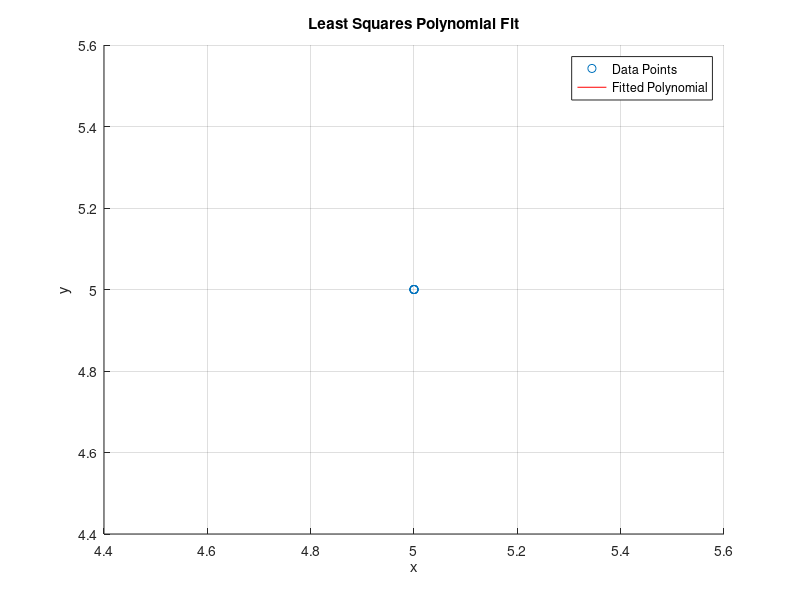

Reproduce this figure in MATLAB.
n = input('Enter the number of points (n): ');
m = input('Enter the degree of the polynomial (m): ');


x = zeros(1, n);
y = zeros(1, n);


disp('Enter the points (x, y):');
for i = 1:n
    x(i) = input('Enter x: ');
    y(i) = input('Enter y: ');
end


A = zeros(n, m + 1);
for i = 1:n
    A(i, :) = x(i).^(m:-1:0);
end


coefficients = (A' * A) \ (A' * y');


disp('Coefficients of the fitted polynomial:');
disp(coefficients');


figure;
scatter(x, y, 'o', 'DisplayName', 'Data Points');
hold on;


x_fit = linspace(min(x), max(x), 1000);

y_fit = polyval(coefficients, x_fit);




plot(x_fit, y_fit, 'r-', 'DisplayName', 'Fitted Polynomial');

title('Least Squares Polynomial Fit');
xlabel('x');
ylabel('y');
legend('show');
grid on;
